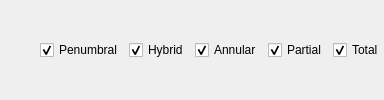
             <widget class="QWidget" name="eclipseFilterWidget" native="true">
              <property name="minimumSize">
               <size>
                <width>50</width>
                <height>0</height>
               </size>
              </property>
              <layout class="QHBoxLayout" name="horizontalLayout_19">
               <property name="leftMargin">
                <number>0</number>
               </property>
               <property name="topMargin">
                <number>0</number>
               </property>
               <property name="rightMargin">
                <number>0</number>
               </property>
               <property name="bottomMargin">
                <number>0</number>
               </property>
               <item>
                <spacer name="eclipseFilterSpacer">
                 <property name="orientation">
                  <enum>Qt::Horizontal</enum>
                 </property>
                 <property name="sizeHint" stdset="0">
                  <size>
                   <width>40</width>
                   <height>20</height>
                  </size>
                 </property>
                </spacer>
               </item>
               <item>
                <widget class="QCheckBox" name="eclipseFilterPenumbral">
                 <property name="toolTip">
                  <string>Include penumbral eclipses</string>
                 </property>
                 <property name="text">
                  <string>Penumbral</string>
                 </property>
                 <property name="checked">
                  <bool>true</bool>
                 </property>
                </widget>
               </item>
               <item>
                <widget class="QCheckBox" name="eclipseFilterHybrid">
                 <property name="toolTip">
                  <string>Include hybrid eclipses</string>
                 </property>
                 <property name="text">
                  <string>Hybrid</string>
                 </property>
                 <property name="checked">
                  <bool>true</bool>
                 </property>
                </widget>
               </item>
               <item>
                <widget class="QCheckBox" name="eclipseFilterAnnular">
                 <property name="toolTip">
                  <string>Include annular eclipses</string>
                 </property>
                 <property name="text">
                  <string>Annular</string>
                 </property>
                 <property name="checked">
                  <bool>true</bool>
                 </property>
                </widget>
               </item>
               <item>
                <widget class="QCheckBox" name="eclipseFilterPartial">
                 <property name="toolTip">
                  <string>Include partial eclipses</string>
                 </property>
                 <property name="text">
                  <string>Partial</string>
                 </property>
                 <property name="checked">
                  <bool>true</bool>
                 </property>
                </widget>
               </item>
               <item>
                <widget class="QCheckBox" name="eclipseFilterTotal">
                 <property name="toolTip">
                  <string>Include total eclipses</string>
                 </property>
                 <property name="text">
                  <string>Total</string>
                 </property>
                 <property name="checked">
                  <bool>true</bool>
                 </property>
                </widget>
               </item>
              </layout>
             </widget>
